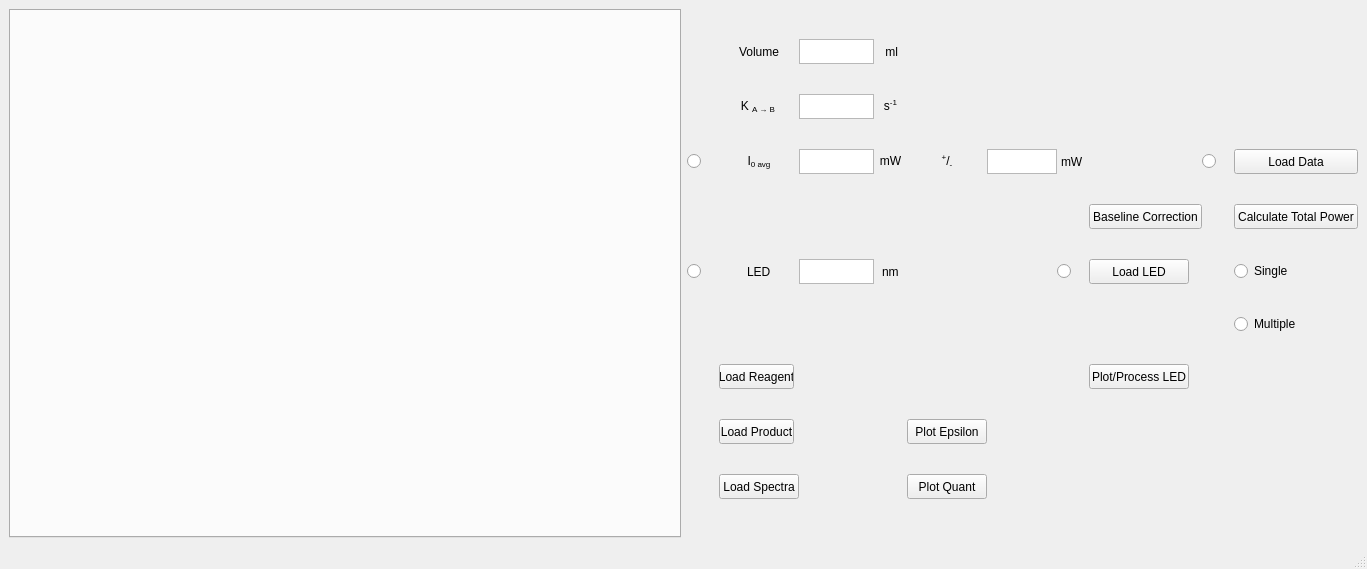
<?xml version="1.0" encoding="UTF-8"?>
<ui version="4.0">
 <class>MainWindow</class>
 <widget class="QMainWindow" name="MainWindow">
  <property name="geometry">
   <rect>
    <x>0</x>
    <y>0</y>
    <width>1367</width>
    <height>569</height>
   </rect>
  </property>
  <property name="windowTitle">
   <string>Power Processing App</string>
  </property>
  <widget class="QWidget" name="centralwidget">
   <layout class="QHBoxLayout" name="horizontalLayout">
    <item>
     <widget class="QTabWidget" name="tabWidget">
      <property name="minimumSize">
       <size>
        <width>10</width>
        <height>10</height>
       </size>
      </property>
     </widget>
    </item>
    <item>
     <layout class="QGridLayout" name="gridLayout" rowstretch="0,0,0,0,0,0,0,0,0,0,0,0,0,0,0,0,0,0,0,0,0,0,0,0" columnstretch="0,0,0,0,0,0,0,0,0,0,0">
      <property name="sizeConstraint">
       <enum>QLayout::SetFixedSize</enum>
      </property>
      <property name="spacing">
       <number>0</number>
      </property>
      <item row="3" column="1">
       <widget class="QRadioButton" name="radioButton_3">
        <property name="text">
         <string/>
        </property>
       </widget>
      </item>
      <item row="6" column="8">
       <widget class="QPushButton" name="LoadLED">
        <property name="maximumSize">
         <size>
          <width>100</width>
          <height>25</height>
         </size>
        </property>
        <property name="text">
         <string>Load LED</string>
        </property>
       </widget>
      </item>
      <item row="3" column="10">
       <widget class="QPushButton" name="loadDataButton">
        <property name="maximumSize">
         <size>
          <width>125</width>
          <height>25</height>
         </size>
        </property>
        <property name="text">
         <string>Load Data</string>
        </property>
       </widget>
      </item>
      <item row="3" column="3">
       <widget class="QPlainTextEdit" name="plainTextEdit_3">
        <property name="maximumSize">
         <size>
          <width>75</width>
          <height>25</height>
         </size>
        </property>
       </widget>
      </item>
      <item row="2" column="2">
       <widget class="QLabel" name="label_3">
        <property name="text">
         <string>&lt;html&gt;&lt;head/&gt;&lt;body&gt;&lt;p align=&quot;center&quot;&gt;K &lt;span style=&quot; vertical-align:sub;&quot;&gt;A → B &lt;/span&gt;&lt;/p&gt;&lt;/body&gt;&lt;/html&gt;</string>
        </property>
       </widget>
      </item>
      <item row="7" column="10">
       <widget class="QRadioButton" name="radioButton_5">
        <property name="text">
         <string>Multiple</string>
        </property>
       </widget>
      </item>
      <item row="6" column="7">
       <widget class="QRadioButton" name="radioButton_2">
        <property name="text">
         <string/>
        </property>
       </widget>
      </item>
      <item row="4" column="10">
       <widget class="QPushButton" name="calculatePowerButton">
        <property name="maximumSize">
         <size>
          <width>125</width>
          <height>25</height>
         </size>
        </property>
        <property name="text">
         <string>Calculate Total Power</string>
        </property>
       </widget>
      </item>
      <item row="3" column="5">
       <widget class="QLabel" name="label_11">
        <property name="text">
         <string>&lt;html&gt;&lt;head/&gt;&lt;body&gt;&lt;p align=&quot;center&quot;&gt;&lt;span style=&quot; vertical-align:super;&quot;&gt;+&lt;/span&gt;/&lt;span style=&quot; vertical-align:sub;&quot;&gt;-&lt;/span&gt;&lt;/p&gt;&lt;/body&gt;&lt;/html&gt;</string>
        </property>
       </widget>
      </item>
      <item row="3" column="9">
       <widget class="QRadioButton" name="radioButton_4">
        <property name="text">
         <string/>
        </property>
       </widget>
      </item>
      <item row="3" column="7" alignment="Qt::AlignHCenter">
       <widget class="QLabel" name="label_8">
        <property name="text">
         <string>mW</string>
        </property>
       </widget>
      </item>
      <item row="4" column="8">
       <widget class="QPushButton" name="baselineCorrectionButton">
        <property name="maximumSize">
         <size>
          <width>125</width>
          <height>25</height>
         </size>
        </property>
        <property name="text">
         <string>Baseline Correction</string>
        </property>
       </widget>
      </item>
      <item row="2" column="4">
       <widget class="QLabel" name="label_6">
        <property name="text">
         <string>&lt;html&gt;&lt;head/&gt;&lt;body&gt;&lt;p align=&quot;center&quot;&gt;s&lt;span style=&quot; vertical-align:super;&quot;&gt;-1&lt;/span&gt;&lt;/p&gt;&lt;/body&gt;&lt;/html&gt;</string>
        </property>
       </widget>
      </item>
      <item row="3" column="4" alignment="Qt::AlignVCenter">
       <widget class="QLabel" name="label_5">
        <property name="text">
         <string>&lt;html&gt;&lt;head/&gt;&lt;body&gt;&lt;p align=&quot;center&quot;&gt;mW&lt;/p&gt;&lt;/body&gt;&lt;/html&gt;</string>
        </property>
       </widget>
      </item>
      <item row="0" column="2" alignment="Qt::AlignHCenter">
       <widget class="QLabel" name="label_2">
        <property name="text">
         <string>Volume</string>
        </property>
       </widget>
      </item>
      <item row="6" column="4" alignment="Qt::AlignHCenter">
       <widget class="QLabel" name="label_9">
        <property name="text">
         <string>nm</string>
        </property>
       </widget>
      </item>
      <item row="3" column="2">
       <widget class="QLabel" name="label_4">
        <property name="text">
         <string>&lt;html&gt;&lt;head/&gt;&lt;body&gt;&lt;p align=&quot;center&quot;&gt;I&lt;span style=&quot; vertical-align:sub;&quot;&gt;0 avg&lt;/span&gt;&lt;/p&gt;&lt;/body&gt;&lt;/html&gt;</string>
        </property>
       </widget>
      </item>
      <item row="6" column="1">
       <widget class="QRadioButton" name="radioButton">
        <property name="text">
         <string/>
        </property>
       </widget>
      </item>
      <item row="3" column="6">
       <widget class="QPlainTextEdit" name="plainTextEdit_4">
        <property name="maximumSize">
         <size>
          <width>70</width>
          <height>25</height>
         </size>
        </property>
       </widget>
      </item>
      <item row="2" column="3">
       <widget class="QPlainTextEdit" name="plainTextEdit_2">
        <property name="sizePolicy">
         <sizepolicy hsizetype="Maximum" vsizetype="Maximum">
          <horstretch>0</horstretch>
          <verstretch>0</verstretch>
         </sizepolicy>
        </property>
        <property name="maximumSize">
         <size>
          <width>75</width>
          <height>25</height>
         </size>
        </property>
       </widget>
      </item>
      <item row="0" column="3">
       <widget class="QPlainTextEdit" name="plainTextEdit">
        <property name="sizePolicy">
         <sizepolicy hsizetype="Maximum" vsizetype="Maximum">
          <horstretch>0</horstretch>
          <verstretch>0</verstretch>
         </sizepolicy>
        </property>
        <property name="maximumSize">
         <size>
          <width>75</width>
          <height>25</height>
         </size>
        </property>
       </widget>
      </item>
      <item row="0" column="4" alignment="Qt::AlignHCenter">
       <widget class="QLabel" name="label_7">
        <property name="text">
         <string> ml</string>
        </property>
       </widget>
      </item>
      <item row="6" column="2" alignment="Qt::AlignHCenter">
       <widget class="QLabel" name="label_10">
        <property name="text">
         <string>LED</string>
        </property>
       </widget>
      </item>
      <item row="6" column="3">
       <widget class="QPlainTextEdit" name="plainTextEdit_5">
        <property name="maximumSize">
         <size>
          <width>75</width>
          <height>25</height>
         </size>
        </property>
       </widget>
      </item>
      <item row="6" column="10">
       <widget class="QRadioButton" name="radioButton_6">
        <property name="text">
         <string>Single</string>
        </property>
       </widget>
      </item>
      <item row="22" column="2">
       <widget class="QPushButton" name="LoadCis">
        <property name="maximumSize">
         <size>
          <width>75</width>
          <height>25</height>
         </size>
        </property>
        <property name="text">
         <string>Load Product</string>
        </property>
       </widget>
      </item>
      <item row="21" column="2">
       <widget class="QPushButton" name="LoadTrans">
        <property name="maximumSize">
         <size>
          <width>75</width>
          <height>25</height>
         </size>
        </property>
        <property name="text">
         <string>Load Reagent</string>
        </property>
       </widget>
      </item>
      <item row="23" column="2">
       <widget class="QPushButton" name="LoadSpectra">
        <property name="maximumSize">
         <size>
          <width>100</width>
          <height>25</height>
         </size>
        </property>
        <property name="text">
         <string>Load Spectra</string>
        </property>
       </widget>
      </item>
      <item row="22" column="5">
       <widget class="QPushButton" name="plotEpsilonButton">
        <property name="maximumSize">
         <size>
          <width>100</width>
          <height>25</height>
         </size>
        </property>
        <property name="text">
         <string>Plot Epsilon</string>
        </property>
       </widget>
      </item>
      <item row="23" column="5">
       <widget class="QPushButton" name="plotQuantButton">
        <property name="maximumSize">
         <size>
          <width>100</width>
          <height>25</height>
         </size>
        </property>
        <property name="text">
         <string>Plot Quant</string>
        </property>
       </widget>
      </item>
      <item row="21" column="8">
       <widget class="QPushButton" name="plotLEDButton">
        <property name="maximumSize">
         <size>
          <width>100</width>
          <height>25</height>
         </size>
        </property>
        <property name="text">
         <string>Plot/Process LED</string>
        </property>
       </widget>
      </item>
     </layout>
    </item>
   </layout>
  </widget>
  <widget class="QMenuBar" name="menubar">
   <property name="geometry">
    <rect>
     <x>0</x>
     <y>0</y>
     <width>1367</width>
     <height>21</height>
    </rect>
   </property>
  </widget>
  <widget class="QStatusBar" name="statusbar"/>
 </widget>
 <resources/>
 <connections/>
</ui>
